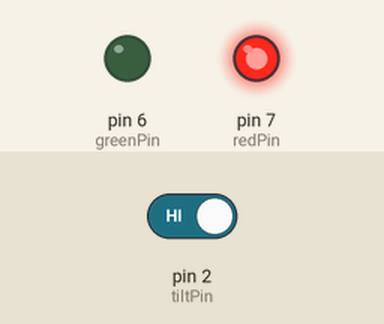
The sketch below on a simulated Arduino Uno, built with avr-gcc and run on an emulated ATmega328P. Shown: output pins drawn as LEDs (lit = HIGH). The inputs (shaded band) are chosen by the test bench; at power-on: pin 2 (tiltPin) HIGH. What the sketch prints to the serial monitor is not drawn.

Above: at 1.2 s.
1.3 s: pin 2 (tiltPin) driven LOW
At 1.9 s:
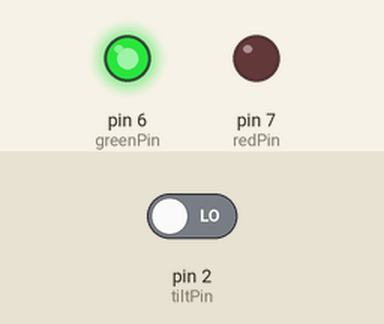
2.8 s: pin 2 (tiltPin) driven HIGH
At 3.1 s:
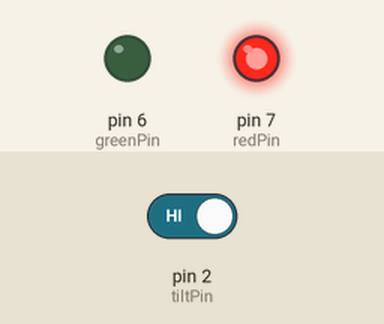
Timing chart, 0 to 5.8 s (numbered marks = the images above; inputs shaded):
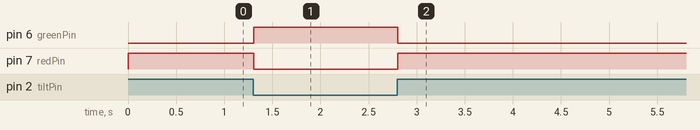

The sketch:

Tuesday_Tilt_Switch.ino
```cpp
//E.g. Can be used for robot that turns motors off when flipped
//Need 2x 330ohm resistors, 2 LEDs, tilt swtich, breadboard

int tiltPin = 2;
int tiltVal;

int redPin=7;
int greenPin=6;


void setup() {
  // put your setup code here, to run once:
pinMode(tiltPin,INPUT);

pinMode(redPin, OUTPUT);
pinMode(greenPin, OUTPUT);

digitalWrite(tiltPin, HIGH); //pull-up resistor
Serial.begin(9600);

}

void loop() {
  // put your main code here, to run repeatedly:
tiltVal=digitalRead(tiltPin);
Serial.println(tiltVal);

if(tiltVal==0){
  digitalWrite(greenPin, HIGH);
  digitalWrite(redPin, LOW);
}
if(tiltVal==1){
  digitalWrite(greenPin, LOW);
  digitalWrite(redPin, HIGH);
}

}
```

Measured:
- after the input at 1.3 s, pin 6 (greenPin): LOW → HIGH at once; pin 7 (redPin): HIGH → LOW at once
- after the input at 2.8 s, pin 6 (greenPin): HIGH → LOW at once; pin 7 (redPin): LOW → HIGH at once
